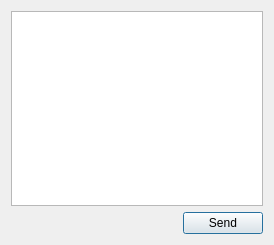
<?xml version="1.0" encoding="UTF-8"?>
<ui version="4.0">
 <class>MessageDialog</class>
 <widget class="QDialog" name="MessageDialog">
  <property name="geometry">
   <rect>
    <x>0</x>
    <y>0</y>
    <width>274</width>
    <height>245</height>
   </rect>
  </property>
  <property name="windowTitle">
   <string>Post Message</string>
  </property>
  <property name="modal">
   <bool>true</bool>
  </property>
  <layout class="QGridLayout" name="gridLayout">
   <item row="0" column="0">
    <widget class="QTextEdit" name="textEdit"/>
   </item>
   <item row="2" column="0">
    <layout class="QHBoxLayout" name="horizontalLayout">
     <item>
      <spacer name="horizontalSpacer">
       <property name="orientation">
        <enum>Qt::Horizontal</enum>
       </property>
       <property name="sizeHint" stdset="0">
        <size>
         <width>40</width>
         <height>20</height>
        </size>
       </property>
      </spacer>
     </item>
     <item>
      <widget class="QPushButton" name="pushButton">
       <property name="text">
        <string>Send</string>
       </property>
      </widget>
     </item>
    </layout>
   </item>
  </layout>
 </widget>
 <resources/>
 <connections/>
</ui>
